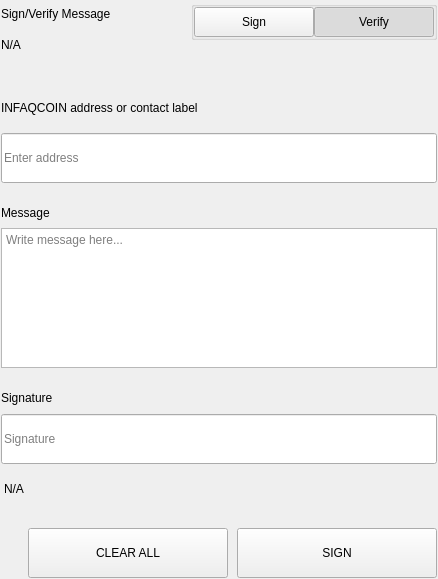
<?xml version="1.0" encoding="UTF-8"?>
<ui version="4.0">
 <class>SettingsSignMessageWidgets</class>
 <widget class="QWidget" name="SettingsSignMessageWidgets">
  <property name="geometry">
   <rect>
    <x>0</x>
    <y>0</y>
    <width>438</width>
    <height>579</height>
   </rect>
  </property>
  <property name="windowTitle">
   <string>Form</string>
  </property>
  <layout class="QVBoxLayout" name="verticalLayout">
   <property name="spacing">
    <number>0</number>
   </property>
   <property name="leftMargin">
    <number>0</number>
   </property>
   <property name="topMargin">
    <number>0</number>
   </property>
   <property name="rightMargin">
    <number>0</number>
   </property>
   <property name="bottomMargin">
    <number>0</number>
   </property>
   <item>
    <widget class="QWidget" name="left" native="true">
     <layout class="QVBoxLayout" name="verticalLayout_3">
      <property name="leftMargin">
       <number>0</number>
      </property>
      <property name="topMargin">
       <number>0</number>
      </property>
      <property name="rightMargin">
       <number>0</number>
      </property>
      <property name="bottomMargin">
       <number>0</number>
      </property>
      <item>
       <widget class="QWidget" name="container_sign" native="true">
        <layout class="QVBoxLayout" name="verticalLayout_2">
         <property name="spacing">
          <number>0</number>
         </property>
         <property name="leftMargin">
          <number>1</number>
         </property>
         <property name="topMargin">
          <number>1</number>
         </property>
         <property name="rightMargin">
          <number>1</number>
         </property>
         <property name="bottomMargin">
          <number>1</number>
         </property>
         <item>
          <layout class="QHBoxLayout" name="horizontalLayout_3" stretch="3,1">
           <property name="spacing">
            <number>40</number>
           </property>
           <item>
            <layout class="QVBoxLayout" name="verticalLayoutTitle">
             <property name="spacing">
              <number>5</number>
             </property>
             <item>
              <widget class="QLabel" name="labelTitle">
               <property name="text">
                <string>Sign/Verify Message</string>
               </property>
              </widget>
             </item>
             <item>
              <widget class="QLabel" name="labelSubtitle1">
               <property name="text">
                <string notr="true">N/A</string>
               </property>
               <property name="wordWrap">
                <bool>true</bool>
               </property>
              </widget>
             </item>
            </layout>
           </item>
           <item alignment="Qt::AlignRight|Qt::AlignTop">
            <widget class="QWidget" name="containerSwitch" native="true">
             <property name="styleSheet">
              <string notr="true">#containerSwitch{
	padding-top:9px;
}</string>
             </property>
             <layout class="QVBoxLayout" name="verticalLayout_6">
              <property name="spacing">
               <number>4</number>
              </property>
              <property name="leftMargin">
               <number>0</number>
              </property>
              <property name="topMargin">
               <number>0</number>
              </property>
              <property name="rightMargin">
               <number>0</number>
              </property>
              <property name="bottomMargin">
               <number>0</number>
              </property>
              <item alignment="Qt::AlignRight">
               <widget class="QGroupBox" name="groupBox">
                <property name="sizePolicy">
                 <sizepolicy hsizetype="Fixed" vsizetype="Preferred">
                  <horstretch>0</horstretch>
                  <verstretch>0</verstretch>
                 </sizepolicy>
                </property>
                <property name="title">
                 <string/>
                </property>
                <property name="alignment">
                 <set>Qt::AlignRight|Qt::AlignTop|Qt::AlignTrailing</set>
                </property>
                <layout class="QHBoxLayout" name="horizontalLayout_4">
                 <property name="spacing">
                  <number>0</number>
                 </property>
                 <property name="leftMargin">
                  <number>0</number>
                 </property>
                 <property name="topMargin">
                  <number>0</number>
                 </property>
                 <property name="rightMargin">
                  <number>0</number>
                 </property>
                 <property name="bottomMargin">
                  <number>0</number>
                 </property>
                 <item>
                  <widget class="QPushButton" name="pushSign">
                   <property name="minimumSize">
                    <size>
                     <width>120</width>
                     <height>30</height>
                    </size>
                   </property>
                   <property name="maximumSize">
                    <size>
                     <width>120</width>
                     <height>30</height>
                    </size>
                   </property>
                   <property name="focusPolicy">
                    <enum>Qt::NoFocus</enum>
                   </property>
                   <property name="text">
                    <string>Sign</string>
                   </property>
                   <property name="checkable">
                    <bool>true</bool>
                   </property>
                   <property name="autoExclusive">
                    <bool>true</bool>
                   </property>
                  </widget>
                 </item>
                 <item>
                  <widget class="QPushButton" name="pushVerify">
                   <property name="minimumSize">
                    <size>
                     <width>120</width>
                     <height>30</height>
                    </size>
                   </property>
                   <property name="maximumSize">
                    <size>
                     <width>120</width>
                     <height>30</height>
                    </size>
                   </property>
                   <property name="focusPolicy">
                    <enum>Qt::NoFocus</enum>
                   </property>
                   <property name="text">
                    <string>Verify</string>
                   </property>
                   <property name="checkable">
                    <bool>true</bool>
                   </property>
                   <property name="checked">
                    <bool>true</bool>
                   </property>
                   <property name="autoExclusive">
                    <bool>true</bool>
                   </property>
                  </widget>
                 </item>
                </layout>
               </widget>
              </item>
              <item alignment="Qt::AlignHCenter|Qt::AlignTop">
               <widget class="QLabel" name="labelSubtitleSwitch">
                <property name="text">
                 <string/>
                </property>
                <property name="alignment">
                 <set>Qt::AlignRight|Qt::AlignTrailing|Qt::AlignVCenter</set>
                </property>
               </widget>
              </item>
             </layout>
            </widget>
           </item>
          </layout>
         </item>
         <item>
          <spacer name="verticalSpacer_2">
           <property name="orientation">
            <enum>Qt::Vertical</enum>
           </property>
           <property name="sizeType">
            <enum>QSizePolicy::Fixed</enum>
           </property>
           <property name="sizeHint" stdset="0">
            <size>
             <width>20</width>
             <height>40</height>
            </size>
           </property>
          </spacer>
         </item>
         <item>
          <widget class="QWidget" name="containerAddress" native="true">
           <property name="sizePolicy">
            <sizepolicy hsizetype="Preferred" vsizetype="Fixed">
             <horstretch>0</horstretch>
             <verstretch>0</verstretch>
            </sizepolicy>
           </property>
           <layout class="QVBoxLayout" name="verticalLayout_5" stretch="0,0">
            <property name="spacing">
             <number>15</number>
            </property>
            <property name="leftMargin">
             <number>0</number>
            </property>
            <property name="topMargin">
             <number>0</number>
            </property>
            <property name="rightMargin">
             <number>0</number>
            </property>
            <property name="bottomMargin">
             <number>0</number>
            </property>
            <item>
             <widget class="QLabel" name="labelSubtitleAddress">
              <property name="minimumSize">
               <size>
                <width>0</width>
                <height>20</height>
               </size>
              </property>
              <property name="maximumSize">
               <size>
                <width>16777215</width>
                <height>20</height>
               </size>
              </property>
              <property name="text">
               <string>INFAQCOIN address or contact label</string>
              </property>
             </widget>
            </item>
            <item>
             <widget class="QLineEdit" name="addressIn_SM">
              <property name="minimumSize">
               <size>
                <width>0</width>
                <height>50</height>
               </size>
              </property>
              <property name="maximumSize">
               <size>
                <width>16777215</width>
                <height>50</height>
               </size>
              </property>
              <property name="placeholderText">
               <string>Enter address</string>
              </property>
             </widget>
            </item>
           </layout>
          </widget>
         </item>
         <item>
          <spacer name="verticalSpacer_3">
           <property name="orientation">
            <enum>Qt::Vertical</enum>
           </property>
           <property name="sizeType">
            <enum>QSizePolicy::Fixed</enum>
           </property>
           <property name="sizeHint" stdset="0">
            <size>
             <width>20</width>
             <height>20</height>
            </size>
           </property>
          </spacer>
         </item>
         <item>
          <layout class="QVBoxLayout" name="verticalLayout_9">
           <property name="spacing">
            <number>5</number>
           </property>
           <item>
            <widget class="QLabel" name="labelSubtitleMessage">
             <property name="minimumSize">
              <size>
               <width>0</width>
               <height>20</height>
              </size>
             </property>
             <property name="maximumSize">
              <size>
               <width>16777215</width>
               <height>20</height>
              </size>
             </property>
             <property name="text">
              <string>Message</string>
             </property>
            </widget>
           </item>
           <item>
            <widget class="QPlainTextEdit" name="messageIn_SM">
             <property name="minimumSize">
              <size>
               <width>0</width>
               <height>140</height>
              </size>
             </property>
             <property name="maximumSize">
              <size>
               <width>16777215</width>
               <height>140</height>
              </size>
             </property>
             <property name="placeholderText">
              <string>Write message here...</string>
             </property>
            </widget>
           </item>
          </layout>
         </item>
         <item>
          <spacer name="verticalSpacer_4">
           <property name="orientation">
            <enum>Qt::Vertical</enum>
           </property>
           <property name="sizeType">
            <enum>QSizePolicy::Fixed</enum>
           </property>
           <property name="sizeHint" stdset="0">
            <size>
             <width>20</width>
             <height>20</height>
            </size>
           </property>
          </spacer>
         </item>
         <item>
          <widget class="QWidget" name="widget" native="true">
           <property name="minimumSize">
            <size>
             <width>0</width>
             <height>75</height>
            </size>
           </property>
           <property name="maximumSize">
            <size>
             <width>16777215</width>
             <height>16777215</height>
            </size>
           </property>
           <layout class="QVBoxLayout" name="verticalLayout_4">
            <property name="leftMargin">
             <number>0</number>
            </property>
            <property name="topMargin">
             <number>0</number>
            </property>
            <property name="rightMargin">
             <number>0</number>
            </property>
            <property name="bottomMargin">
             <number>0</number>
            </property>
            <item>
             <widget class="QLabel" name="labelSubtitleSignature">
              <property name="minimumSize">
               <size>
                <width>0</width>
                <height>20</height>
               </size>
              </property>
              <property name="maximumSize">
               <size>
                <width>16777215</width>
                <height>20</height>
               </size>
              </property>
              <property name="text">
               <string>Signature</string>
              </property>
             </widget>
            </item>
            <item>
             <widget class="QLineEdit" name="signatureOut_SM">
              <property name="minimumSize">
               <size>
                <width>0</width>
                <height>50</height>
               </size>
              </property>
              <property name="placeholderText">
               <string>Signature</string>
              </property>
             </widget>
            </item>
           </layout>
          </widget>
         </item>
         <item>
          <widget class="QLabel" name="statusLabel_SM">
           <property name="styleSheet">
            <string notr="true">padding-top:5px;</string>
           </property>
           <property name="text">
            <string notr="true">N/A</string>
           </property>
          </widget>
         </item>
         <item>
          <spacer name="verticalSpacer">
           <property name="orientation">
            <enum>Qt::Vertical</enum>
           </property>
           <property name="sizeType">
            <enum>QSizePolicy::Fixed</enum>
           </property>
           <property name="sizeHint" stdset="0">
            <size>
             <width>20</width>
             <height>20</height>
            </size>
           </property>
          </spacer>
         </item>
         <item>
          <layout class="QHBoxLayout" name="horizontalLayout_7">
           <property name="spacing">
            <number>9</number>
           </property>
           <item>
            <spacer name="horizontalSpacer_5">
             <property name="orientation">
              <enum>Qt::Horizontal</enum>
             </property>
             <property name="sizeType">
              <enum>QSizePolicy::Expanding</enum>
             </property>
             <property name="sizeHint" stdset="0">
              <size>
               <width>40</width>
               <height>20</height>
              </size>
             </property>
            </spacer>
           </item>
           <item>
            <widget class="QPushButton" name="pushButtonClear">
             <property name="minimumSize">
              <size>
               <width>200</width>
               <height>50</height>
              </size>
             </property>
             <property name="focusPolicy">
              <enum>Qt::NoFocus</enum>
             </property>
             <property name="text">
              <string>CLEAR ALL</string>
             </property>
            </widget>
           </item>
           <item>
            <widget class="QPushButton" name="pushButtonSave">
             <property name="minimumSize">
              <size>
               <width>200</width>
               <height>50</height>
              </size>
             </property>
             <property name="maximumSize">
              <size>
               <width>200</width>
               <height>50</height>
              </size>
             </property>
             <property name="focusPolicy">
              <enum>Qt::NoFocus</enum>
             </property>
             <property name="text">
              <string>SIGN</string>
             </property>
            </widget>
           </item>
          </layout>
         </item>
        </layout>
       </widget>
      </item>
     </layout>
    </widget>
   </item>
  </layout>
 </widget>
 <resources/>
 <connections/>
</ui>
